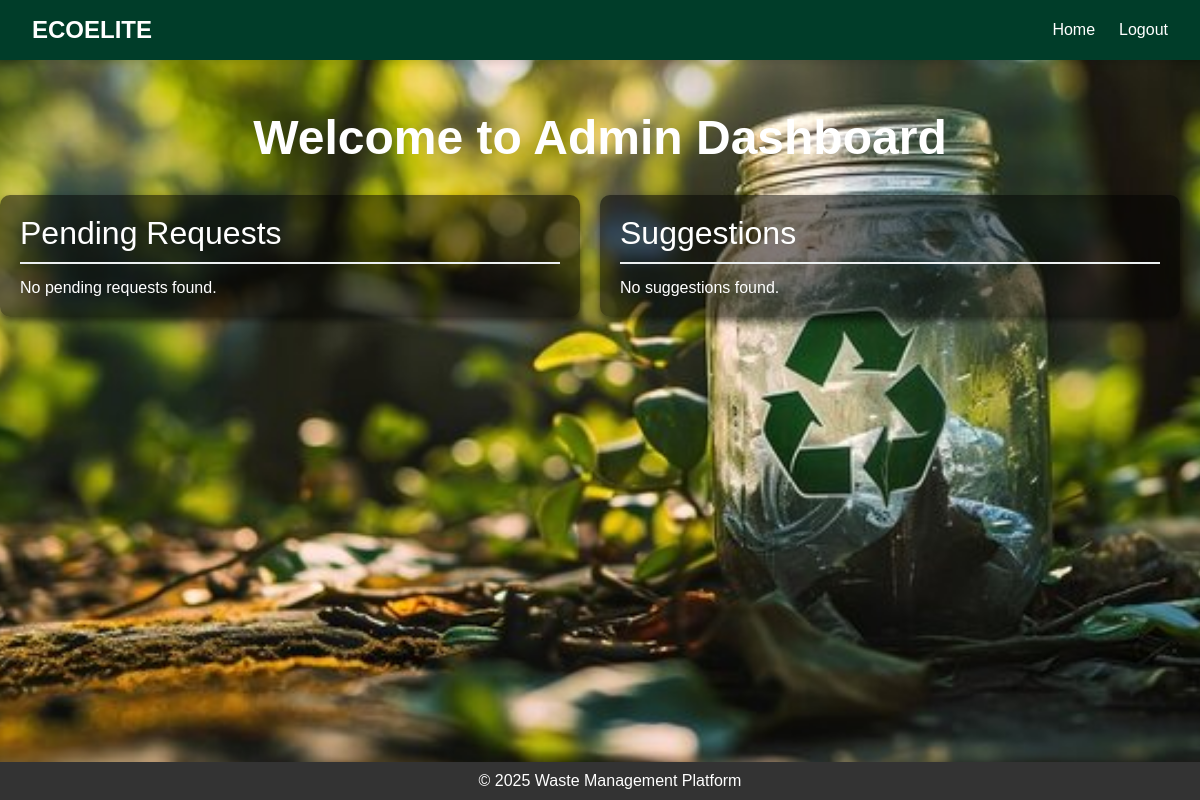
Page /admin/homePage.php on the earlier database version.
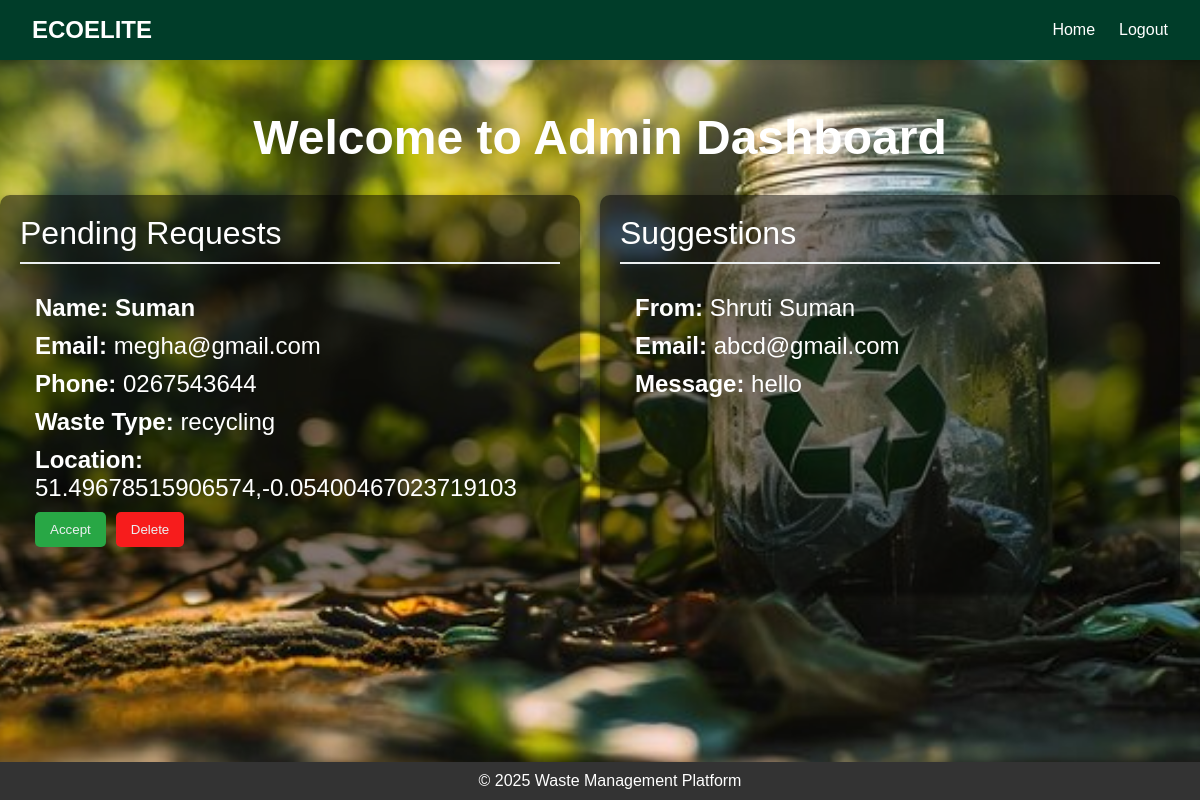
Same page on the later database version.
### tables this page shows
CREATE TABLE `requests` (
  `id` int(11) NOT NULL,
  `name` varchar(100) NOT NULL,
  `email` varchar(100) NOT NULL,
  `phone` varchar(15) NOT NULL,
  `waste_type` varchar(50) NOT NULL,
  `location` varchar(155) NOT NULL,
  `status` enum('pending','accepted','rejected') DEFAULT 'pending',
  `created_at` timestamp NOT NULL DEFAULT current_timestamp(),
  `user_id` int(11) NOT NULL
);

CREATE TABLE `messages` (
  `id` int(11) NOT NULL,
  `name` varchar(100) NOT NULL,
  `email` varchar(100) NOT NULL,
  `message` text NOT NULL
);

### admin/homePage.php (the view, shortened to what this page needs)
<?php
include("../connection.php");
?>
<!DOCTYPE html>
<html lang="en">
<head>
    <link rel="stylesheet" href="./style.css">
</head>
<body>
<nav class="navbar">
    <div class="logo">EcoElite</div>
    <ul class="nav-links">
        <li><a href="homePage.php">Home</a></li>
        <li><a href="../index.php">Logout</a></li>
    </ul>
</nav>
<div class="container">
    <h2 class="text-center" style="color:white; margin-bottom: 30px; font-weight:700;">Welcome to Admin Dashboard</h2>
    <div class="card-container">
        <div class="card">
            <div class="card-header">Pending Requests</div>
            <div id="requests-container">
                <?php
                $query = "SELECT * FROM requests WHERE status = 'Pending'";
                $result = $connect->query($query);
                if ($result && $result->num_rows > 0) {
                    while ($request = $result->fetch_assoc()) {
                        echo "<div class='request-card'>";
                        echo "<h4><strong>Name:</strong> " . htmlspecialchars($request['name']) . "</h4>";
                        echo "<p><strong>Email:</strong> " . htmlspecialchars($request['email']) . "</p>";
                        echo "<p><strong>Phone:</strong> " . htmlspecialchars($request['phone']) . "</p>";
                        echo "<p><strong>Waste Type:</strong> " . htmlspecialchars($request['waste_type']) . "</p>";
                        echo "<p><strong>Location:</strong> " . htmlspecialchars($request['location']) . "</p>";
                        echo "<button class='btn-accept' onclick=\"handleAction('accept', '".$request['id']."')\">Accept</button>";
                        echo "<button class='btn-delete' onclick=\"handleAction('delete', '".$request['id']."')\">Delete</button>";
                        echo "</div>";
                    }
                } else {
                    echo "<p>No pending requests found.</p>";
                }
                ?>
            </div>
        </div>
        <div class="card">
            <div class="card-header">Suggestions</div>
            <div id="messages-container" class="message-container">
                <?php
                $messageQuery = "SELECT * FROM messages";
                $messageResult = $connect->query($messageQuery);
                if ($messageResult && $messageResult->num_rows > 0) {
                    while ($message = $messageResult->fetch_assoc()) {
                        echo "<div class='message-card'>";
                        echo "<p><strong>From:</strong> " . htmlspecialchars($message['name']) . "</p>";
                        echo "<p><strong>Email:</strong> " . htmlspecialchars($message['email']) . "</p>";
                        echo "<p><strong>Message:</strong> " . nl2br(htmlspecialchars($message['message'])) . "</p>";
                        echo "</div>";
                    }
                } else {
                    echo "<p>No suggestions found.</p>";
                }
                ?>
            </div>
        </div>
    </div>
</div>
<footer>
    <p>&copy; 2025 Waste Management Platform</p>
</footer>
    </html>

### admin/style.css (style rules this page uses)
* { margin:0; padding:0 }
body { font-family: 'Poppins', sans-serif; color: white; background-image: url('../images/recycle.jpg'); background-size: cover; background-position: center; background-attachment: fixed; }
.navbar { display: flex; justify-content: space-between; align-items: center; padding: 1rem 2rem; background-color: #003d29; color: white; box-shadow: 0 4px 6px rgba(0, 0, 0, 0.1); }
.navbar .logo { font-size: 1.5rem; font-weight: bold; text-transform: uppercase; }
.navbar .nav-links { list-style: none; display: flex; gap: 1.5rem; }
.navbar .nav-links li a { text-decoration: none; color: white; font-weight: 500; transition: color 0.3s; }
.container { max-width: 1200px; margin: 0 auto; }
.text-center { margin-top: 50px; font-size: 3rem; font-weight: 700; text-align: center; }
.card-container { display: flex; gap: 20px; flex-wrap: wrap; }
.card { border-radius: 10px; background-color: rgba(0, 0, 0, 0.5); padding: 20px; flex: 1; min-width: 300px; max-width: 45%; box-shadow: 0 4px 6px rgba(0, 0, 0, 0.5); }
.card-header { font-size: 1.5rem; font-weight: bold; margin-bottom: 15px; border-bottom: 2px solid #ecf0f1; padding-bottom: 10px; }
.request-card, .message-card { font-size: 1.5rem; padding: 15px; margin-bottom: 10px; }
.request-card h4, .message-card p, .request-card p { margin: 0 0 10px; }
.card-header { font-size: 2rem; font-weight: 500; }
.btn-accept, .btn-delete { background-color: #28a745; color: #ecf0f1; border: none; padding: 10px 15px; margin-right: 10px; border-radius: 5px; cursor: pointer; }
.btn-delete { background-color: rgb(247, 28, 28) }
footer { background-color: #333; color: #fff; width:100%; text-align: center; padding: 10px; position: fixed; bottom: 0; }

Differences in the rows shown:
added requests: name "Suman", email "megha@gmail.com", phone "0267543644", waste_type "recycling", location "51.49678515906574,-0.05400467023719103"
added messages: name "Shruti Suman", email "abcd@gmail.com", message "hello"
Other differences:
text no longer shown: "No pending requests found. No suggestions found."
